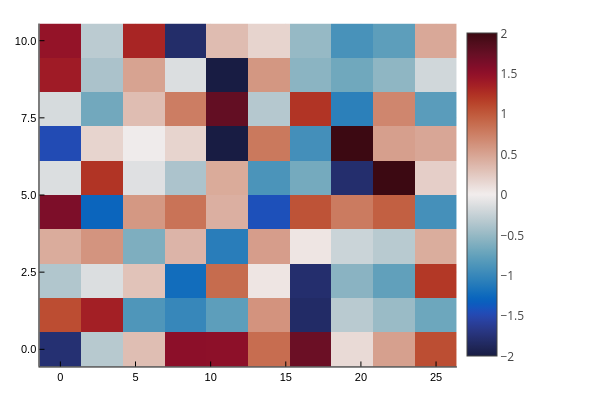

Notebook code for this chart:
### Code cell
plotly();
t_ind = 1
heatmap(env_data.X, env_data.Y, env_data.W[:, :, t_ind]', cmap = :balance; plottype=:wx)
plot!(clims=(-2,2))

### Figure 1 — Plotly figure (JSON) as saved in the notebook; plotly's stock layout.template omitted (floating-point values rounded to 4 significant figures; data arrays with more than 128 entries replaced by an {"elided": "..."} marker saying what was removed)
{"data": [{"colorbar": {"len": 0.9525, "title": "", "x": 0.7615, "y": 0.5139}, "colorscale": {"elided": "256x2 mixed values"}, "name": "y1", "plottype": "wx", "showlegend": false, "showscale": true, "type": "heatmap", "x": [-1.389, 1.389, 4.167, 6.944, 9.722, 12.5, 15.28, 18.06, 20.83, 23.61, 26.39], "xaxis": "x", "y": [-0.5556, 0.5556, 1.667, 2.778, 3.889, 5, 6.111, 7.222, 8.333, 9.444, 10.56], "yaxis": "y", "z": [[-1.767, -0.332, 0.3175, 1.523, 1.514, 0.8684, 1.716, 0.1265, 0.5226, 1.067], [1.075, 1.36, -0.866, -1.005, -0.7861, 0.6081, -1.824, -0.3195, -0.4828, -0.7018], [-0.364, -0.1311, 0.2853, -1.222, 0.8792, 0.05378, -1.79, -0.5631, -0.7655, 1.202], [0.4413, 0.6003, -0.6219, 0.3814, -1.087, 0.5381, 0.05444, -0.2296, -0.3258, 0.4352], [1.612, -1.284, 0.5754, 0.8282, 0.4174, -1.439, 1.038, 0.7786, 0.9583, -0.9205], [-0.1359, 1.225, -0.1123, -0.3909, 0.4508, -0.8841, -0.665, -1.789, 2.321, 0.2087], [-1.478, 0.1716, -0.01625, 0.1698, -2.93, 0.7908, -0.9299, 2.29, 0.5261, 0.4761], [-0.1575, -0.6799, 0.3195, 0.7602, 1.763, -0.342, 1.225, -1.07, 0.6994, -0.801], [1.391, -0.3971, 0.5054, -0.1345, -2.106, 0.5831, -0.5584, -0.6893, -0.5364, -0.1972], [1.465, -0.3123, 1.314, -1.813, 0.3255, 0.1706, -0.5003, -0.9053, -0.786, 0.4656]], "zmax": 2, "zmin": -2}], "layout": {"annotations": [], "height": 400, "legend": {"bgcolor": "rgba(255, 255, 255, 1.000)", "bordercolor": "rgba(0, 0, 0, 1.000)", "borderwidth": 1, "font": {"color": "rgba(0, 0, 0, 1.000)", "family": "sans-serif", "size": 11}, "title": {"font": {"color": "rgba(0, 0, 0, 1.000)", "family": "sans-serif", "size": 15}, "text": ""}, "tracegroupgap": 0, "traceorder": "normal", "x": 1, "xanchor": "auto", "y": 1, "yanchor": "auto"}, "margin": {"b": 20, "l": 0, "r": 0, "t": 20}, "paper_bgcolor": "rgba(255, 255, 255, 1.000)", "plot_bgcolor": "rgba(255, 255, 255, 1.000)", "showlegend": true, "width": 600, "xaxis": {"anchor": "y", "domain": [0.06582, 0.7615], "gridcolor": "rgba(0, 0, 0, 0.100)", "gridwidth": 0.5, "linecolor": "rgba(0, 0, 0, 1.000)", "mirror": false, "range": [-1.389, 26.39], "showgrid": true, "showline": true, "showticklabels": true, "tickangle": 0, "tickcolor": "rgb(0, 0, 0)", "tickfont": {"color": "rgba(0, 0, 0, 1.000)", "family": "sans-serif", "size": 11}, "tickmode": "array", "ticks": "inside", "ticktext": ["0", "5", "10", "15", "20", "25"], "tickvals": [0, 5, 10, 15, 20, 25], "title": "", "titlefont": {"color": "rgba(0, 0, 0, 1.000)", "family": "sans-serif", "size": 15}, "type": "-", "visible": true, "zeroline": false, "zerolinecolor": "rgba(0, 0, 0, 1.000)"}, "yaxis": {"anchor": "x", "domain": [0.03762, 0.9902], "gridcolor": "rgba(0, 0, 0, 0.100)", "gridwidth": 0.5, "linecolor": "rgba(0, 0, 0, 1.000)", "mirror": false, "range": [-0.5556, 10.56], "showgrid": true, "showline": true, "showticklabels": true, "tickangle": 0, "tickcolor": "rgb(0, 0, 0)", "tickfont": {"color": "rgba(0, 0, 0, 1.000)", "family": "sans-serif", "size": 11}, "tickmode": "array", "ticks": "inside", "ticktext": ["0.0", "2.5", "5.0", "7.5", "10.0"], "tickvals": [0, 2.5, 5, 7.5, 10], "title": "", "titlefont": {"color": "rgba(0, 0, 0, 1.000)", "family": "sans-serif", "size": 15}, "type": "-", "visible": true, "zeroline": false, "zerolinecolor": "rgba(0, 0, 0, 1.000)"}}}
